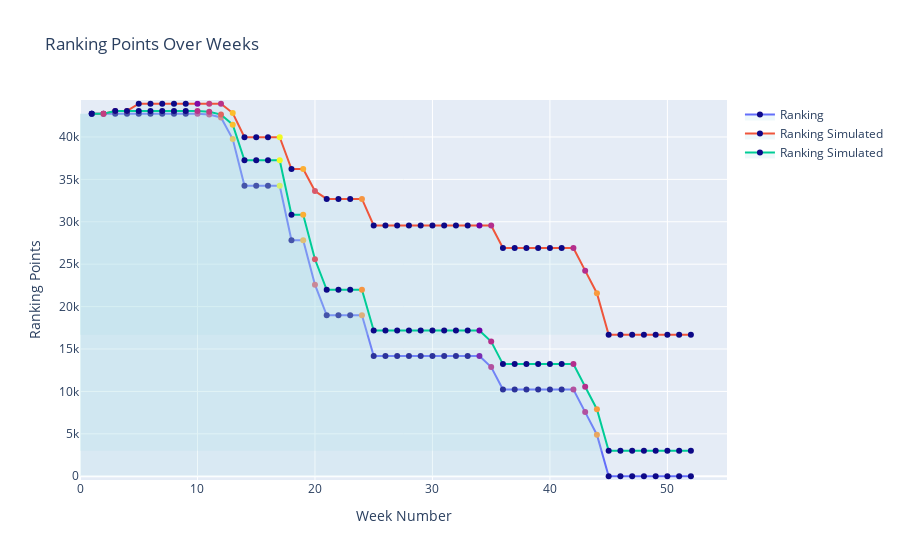

The notebook cell saved with this chart:
### Code cell
custom_data_simulated = np.stack((df_week_ranking_simulated['Tournament'],df_week_ranking_simulated['Result'],df_week_ranking_simulated['Points Earned'],df_week_ranking_simulated['Points to defend']), axis=-1)


fig.add_trace(go.Scatter(x=df_week_ranking_simulated['Week'],
                                y=df_week_ranking_simulated['Total Ranking Points'],
                                customdata=custom_data_simulated,
                                name="Ranking Simulated",
                                marker_color=df_week_ranking_simulated['Points Earned'],
                                marker_colorscale="Plasma",
                                marker_showscale=False,
                                fill="tozerox",
                                fillcolor="rgba(171,219,227,0.2)"))

fig.update_traces(mode="markers+lines",
                    hovertemplate = '<b>Week %{x}:</b>'+
                    '<br><b>Total Ranking Points</b>: %{y}'+
                    '<br>Tournament: %{customdata[0]}'+
                    '<br>Result: %{customdata[1]}'+
                    '<br>Points Earned: %{customdata[2]}'+
                    '<br>Points to Defend: %{customdata[3]}')

fig.show()

### Figure 1 — Plotly figure (JSON) as saved in the notebook; plotly's stock layout.template omitted (floating-point values rounded to 4 significant figures; data arrays with more than 128 entries replaced by an {"elided": "..."} marker saying what was removed)
{"data": [{"customdata": {"elided": "52x4 mixed values"}, "fill": "tozerox", "fillcolor": "rgba(171,219,227,0.2)", "hovertemplate": "<b>Week %{x}:</b><br><b>Total Ranking Points</b>: %{y}<br>Tournament: %{customdata[0]}<br>Result: %{customdata[1]}<br>Points Earned: %{customdata[2]}<br>Points to Defend: %{customdata[3]}", "marker": {"color": [0, 0, 0, 0, 0, 0, 0, 0, 0, 2750, 3000, 3850, 5500, 0, 0, 0, 6420, 0, 5243, 3600, 0, 0, 0, 4800, 0, 0, 0, 0, 0, 0, 0, 0, 0, 1300, 2660, 0, 0, 0, 0, 0, 0, 2660, 2660, 4900, 0, 0, 0, 0, 0, 0, 0, 0], "colorscale": [[0, "#0d0887"], [0.1111, "#46039f"], [0.2222, "#7201a8"], [0.3333, "#9c179e"], [0.4444, "#bd3786"], [0.5556, "#d8576b"], [0.6667, "#ed7953"], [0.7778, "#fb9f3a"], [0.8889, "#fdca26"], [1, "#f0f921"]], "showscale": false}, "mode": "markers+lines", "name": "Ranking", "type": "scatter", "x": [1, 2, 3, 4, 5, 6, 7, 8, 9, 10, 11, 12, 13, 14, 15, 16, 17, 18, 19, 20, 21, 22, 23, 24, 25, 26, 27, 28, 29, 30, 31, 32, 33, 34, 35, 36, 37, 38, 39, 40, 41, 42, 43, 44, 45, 46, 47, 48, 49, 50, 51, 52], "y": [42723, 42723, 42723, 42723, 42723, 42723, 42723, 42723, 42723, 42723, 42633, 42293, 39743, 34243, 34243, 34243, 34243, 27823, 27823, 22580, 18980, 18980, 18980, 18980, 14180, 14180, 14180, 14180, 14180, 14180, 14180, 14180, 14180, 14180, 12880, 10220, 10220, 10220, 10220, 10220, 10220, 10220, 7560, 4900, 0, 0, 0, 0, 0, 0, 0, 0]}, {"customdata": {"elided": "52x4 mixed values"}, "fill": "tozerox", "fillcolor": "rgba(171,219,227,0.2)", "hovertemplate": "<b>Week %{x}:</b><br><b>Total Ranking Points</b>: %{y}<br>Tournament: %{customdata[0]}<br>Result: %{customdata[1]}<br>Points Earned: %{customdata[2]}<br>Points to Defend: %{customdata[3]}", "marker": {"color": [0, 3000, 2660, 3600, 0, 0, 0, 0, 0, 1670, 3000, 2750, 5500, 0, 0, 0, 6420, 0, 5243, 3600, 0, 0, 0, 4800, 0, 0, 0, 0, 0, 0, 0, 0, 0, 1300, 2660, 0, 0, 0, 0, 0, 0, 2660, 2660, 4900, 0, 0, 0, 0, 0, 0, 0, 0], "colorscale": [[0, "#0d0887"], [0.1111, "#46039f"], [0.2222, "#7201a8"], [0.3333, "#9c179e"], [0.4444, "#bd3786"], [0.5556, "#d8576b"], [0.6667, "#ed7953"], [0.7778, "#fb9f3a"], [0.8889, "#fdca26"], [1, "#f0f921"]], "showscale": false}, "mode": "markers+lines", "name": "Ranking Simulated", "type": "scatter", "x": [1, 2, 3, 4, 5, 6, 7, 8, 9, 10, 11, 12, 13, 14, 15, 16, 17, 18, 19, 20, 21, 22, 23, 24, 25, 26, 27, 28, 29, 30, 31, 32, 33, 34, 35, 36, 37, 38, 39, 40, 41, 42, 43, 44, 45, 46, 47, 48, 49, 50, 51, 52], "y": [42723, 42723, 43063, 43063, 43913, 43913, 43913, 43913, 43913, 43913, 43913, 43913, 42813, 39973, 39973, 39973, 39973, 36213, 36213, 33630, 32690, 32690, 32690, 32690, 29560, 29560, 29560, 29560, 29560, 29560, 29560, 29560, 29560, 29560, 29560, 26900, 26900, 26900, 26900, 26900, 26900, 26900, 24240, 21580, 16680, 16680, 16680, 16680, 16680, 16680, 16680, 16680]}, {"customdata": {"elided": "52x4 mixed values"}, "fill": "tozerox", "fillcolor": "rgba(171,219,227,0.2)", "hovertemplate": "<b>Week %{x}:</b><br><b>Total Ranking Points</b>: %{y}<br>Tournament: %{customdata[0]}<br>Result: %{customdata[1]}<br>Points Earned: %{customdata[2]}<br>Points to Defend: %{customdata[3]}", "marker": {"color": [0, 3000, 0, 0, 0, 0, 0, 0, 0, 2750, 3000, 3850, 5500, 0, 0, 0, 6420, 0, 5243, 3600, 0, 0, 0, 4800, 0, 0, 0, 0, 0, 0, 0, 0, 0, 1300, 2660, 0, 0, 0, 0, 0, 0, 2660, 2660, 4900, 0, 0, 0, 0, 0, 0, 0, 0], "colorscale": [[0, "#0d0887"], [0.1111, "#46039f"], [0.2222, "#7201a8"], [0.3333, "#9c179e"], [0.4444, "#bd3786"], [0.5556, "#d8576b"], [0.6667, "#ed7953"], [0.7778, "#fb9f3a"], [0.8889, "#fdca26"], [1, "#f0f921"]], "showscale": false}, "mode": "markers+lines", "name": "Ranking Simulated", "type": "scatter", "x": [1, 2, 3, 4, 5, 6, 7, 8, 9, 10, 11, 12, 13, 14, 15, 16, 17, 18, 19, 20, 21, 22, 23, 24, 25, 26, 27, 28, 29, 30, 31, 32, 33, 34, 35, 36, 37, 38, 39, 40, 41, 42, 43, 44, 45, 46, 47, 48, 49, 50, 51, 52], "y": [42723, 42723, 43063, 43063, 43063, 43063, 43063, 43063, 43063, 43063, 42973, 42633, 41443, 37243, 37243, 37243, 37243, 30823, 30823, 25580, 21980, 21980, 21980, 21980, 17180, 17180, 17180, 17180, 17180, 17180, 17180, 17180, 17180, 17180, 15880, 13220, 13220, 13220, 13220, 13220, 13220, 13220, 10560, 7900, 3000, 3000, 3000, 3000, 3000, 3000, 3000, 3000]}], "layout": {"title": {"text": "Ranking Points Over Weeks"}, "xaxis": {"title": {"text": "Week Number"}}, "yaxis": {"title": {"text": "Ranking Points"}}}}
